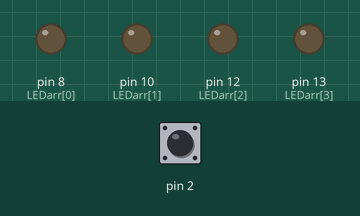
The sketch below on a simulated Arduino Uno, built with avr-gcc and run on an emulated ATmega328P. Shown: output pins drawn as LEDs (lit = HIGH). Dashed ring = blinking. Inputs (shaded band) come from the test bench; at power-on: pin 2 LOW.

Above: at 1.2 s.
1.3 s: pin 2 pulsed HIGH 2 times (0.12 s each, 0.3 s apart)
At 1.8 s:
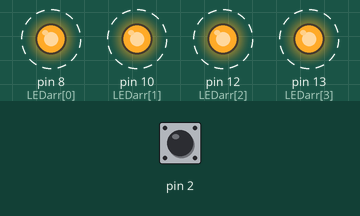
4.9 s: pin 2 driven HIGH
At 5.5 s:
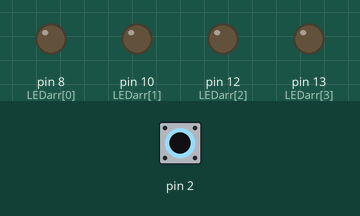
6.4 s: pin 2 driven LOW
At 6.65 s:
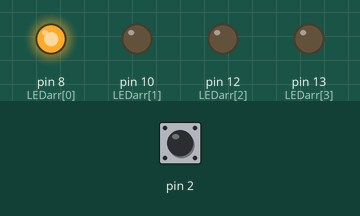
Timing chart, 0 to 15.4 s (numbered marks = the images above; inputs shaded):
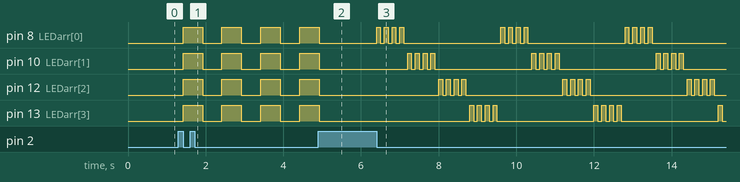

The sketch:

led1.ino
```cpp
const int LEDarr[] = {8,10,12,13 };
void setup() {
  for(int i=0;i<4 ; i++) {
    pinMode(LEDarr[i], OUTPUT);
  }
  pinMode(2,INPUT);
}
int count =0;
void loop() {
  // check button is pressed
  if (digitalRead(2) == HIGH){
    count++;
    if (count>3) count=0;
    while(digitalRead(2) == HIGH) ;
  }
  if (count==1)pattern1();
  if (count==2)pattern2();
  if (count==3)pattern3();
}
void pattern3()
{
  for (int i=1;i<=4 ; i++){
    for( int j=1;j<=i ; j++) {
           digitalWrite(LEDarr[j-1], HIGH);
    }
    delay(500);
  }
  for (int i=1;i<=4 ; i++){
           digitalWrite(LEDarr[i-1], LOW);
  }
  delay(500);
}

void pattern1(){
  for(int i=0;i<4 ; i++)    digitalWrite(LEDarr[i], HIGH);delay(500);
  for(int i=0;i<4 ; i++)    digitalWrite(LEDarr[i], LOW);delay(500);
}
void pattern2(){
  for(int i=0;i<4 ; i++)
  { for (int j=0;j<4;j++ ) {
        digitalWrite(LEDarr[i], HIGH);delay(100);
        digitalWrite(LEDarr[i], LOW);delay(100);
    }

  }

}
```

Measured:
- after the input at 1.3 s, pin 8 (LEDarr[0]), pin 10 (LEDarr[1]), pin 12 (LEDarr[2]), pin 13 (LEDarr[3]): alternates HIGH for 0.50 s and LOW for 0.50 s, starting after 0.12 s
- after the input at 4.9 s, pin 8 (LEDarr[0]), pin 10 (LEDarr[1]), pin 12 (LEDarr[2]), pin 13 (LEDarr[3]): goes on until 4.9 s, then stays LOW
- after the input at 6.4 s, pin 8 (LEDarr[0]): LOW → HIGH at once, then repeats every 3.2 s: 3 × (LOW 0.10 s, HIGH 0.10 s), LOW 2.5 s, HIGH 0.10 s; pin 10 (LEDarr[1]): LOW → HIGH after 0.80 s, then repeats every 3.2 s: 3 × (LOW 0.10 s, HIGH 0.10 s), LOW 2.5 s, HIGH 0.10 s
